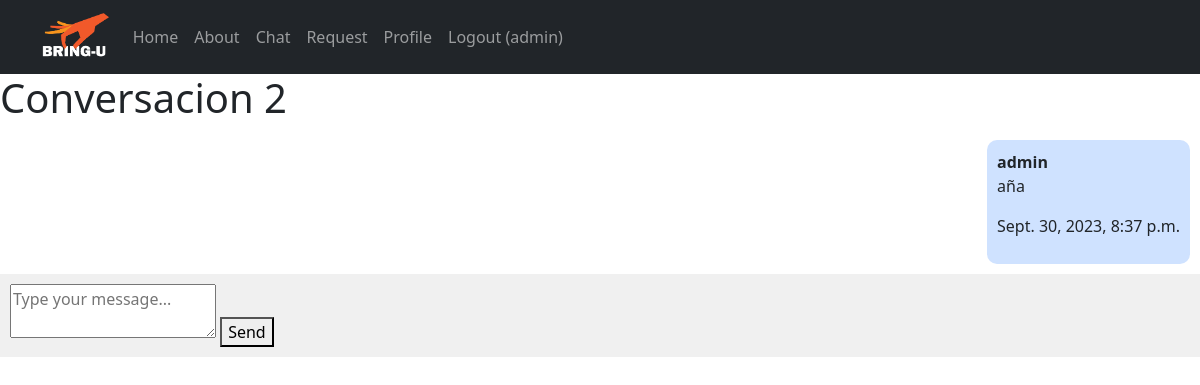
The app's page /chat/conversation/2/ (signed in), older data.
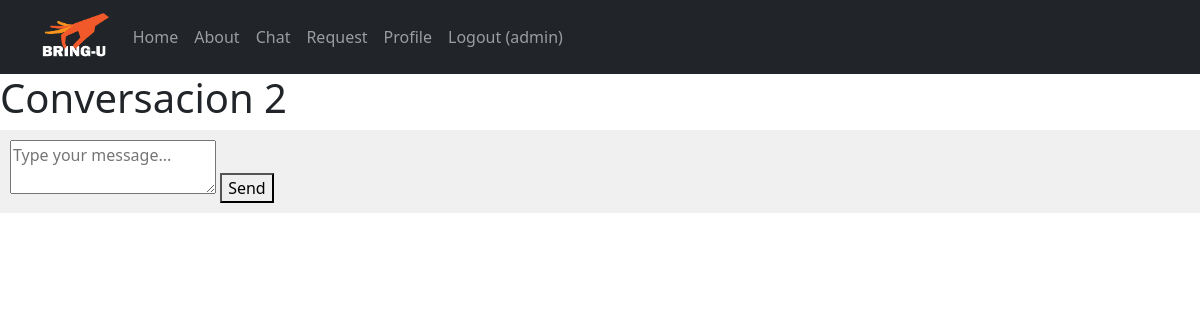
The same page, newer data.
### chat/models.py (models this page shows, shortened)
class Message(models.Model):
    id_message = models.AutoField(primary_key=True)
    fk_id_chat = models.ForeignKey(Chat, on_delete=models.CASCADE)
    sender = models.ForeignKey(UserProfile, on_delete=models.CASCADE)
    content = models.TextField()
    status = models.BooleanField(default=False)
    timestamp = models.DateTimeField(default=timezone.now)

### accounts/models.py (models this page shows)
class UserProfile(AbstractUser):
    id = models.AutoField(primary_key=True)
    is_service_prov = models.BooleanField(default=False)
    first_name = models.CharField(max_length=100)
    last_name = models.CharField(max_length=100)
    username = models.CharField(max_length=15, unique=True)
    tel = models.IntegerField(null=True)
    profile_pic = models.ImageField(upload_to=upload_to, blank=True, null=True)
    email = models.EmailField()
    pass

### chat/views.py (the view, shortened to what this page needs)
# urls.py: path('conversation/<int:id_chat>/', views.Conversation, name='conversation'),
def Conversation(request, id_chat):
    user = request.user
    current_user = UserProfile.objects.get(username=user)
    chat = get_object_or_404(Chat, pk=id_chat)
    messages = Message.objects.filter(fk_id_chat=chat)
    context = {
        'user': user,
        'chat': chat,
        'messages': messages,
        'chatId': chat.id_chat,
    }
    if request.method == 'GET':
        if request.META.get('HTTP_X_REQUESTED_WITH') == 'XMLHttpRequest':
            messages_list = [
                {
                    'user': message.sender.username,
                    'value': message.content,
                    'date': message.timestamp.strftime("%b. %d, %Y, %I:%M %p")
                }
                for message in messages
            ]
            return render(request, 'conversation.html', context)
        else:
            return render(request, 'conversation.html', context)

### chat/templates/conversation.html (shortened to what this page needs)
{% extends 'base.html' %}
{% block content %}
<body>
    <h1 id="title" data-chat-id="{{ chatId }}">Conversacion {{ chat.id_chat }}</h1>
    <div class="chat-container" id="chat-container">
        {% for message in messages %}
        <div class="messages {% if message.sender == user %}messages-sent{% else %}messages-received{% endif %}" data-sender="{{ message.sender }}">
            <span class="message-sender">{{ message.sender }}</span>
            <p>{{ message.content }}</p>
            <p>{{ message.timestamp }}</p>
        </div>
        {% endfor %}
    </div>
    <div class="message-input-container">
        <form id="message-form" method="POST">
            <textarea id="message" name="content" placeholder="Type your message..."></textarea>
            <button type="submit" id="send-button" >Send</button>
        </form>
    </div>
</body>
</html>
{% endblock content %}

Row changes from the older to the newer data that the page shows:
removed Message: sender "admin", content "aña", timestamp "Sept. 30, 2023, 8:37 p.m."
